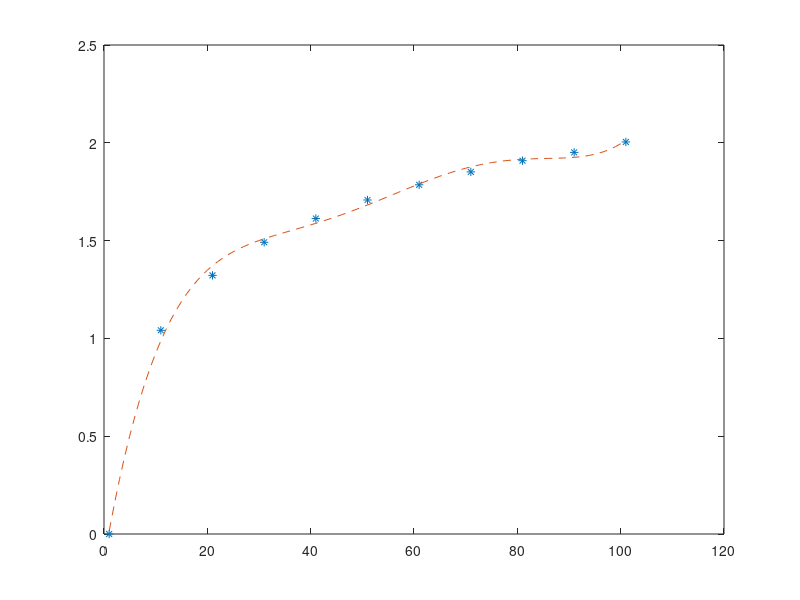

MATLAB code to generate this figure:
x=[1:10:101];
lgx=[0 1.0414 1.3222 1.4914 1.6128 1.7076 1.7853 1.8513 1.9085 1.9510 2.0043];

p=polyfit(x,lgx,5);
%poly2sym(p)
p
x0=1:1:101;
y0=polyval(p,x0);

plot(x,lgx,'*',x0,y0,'--');